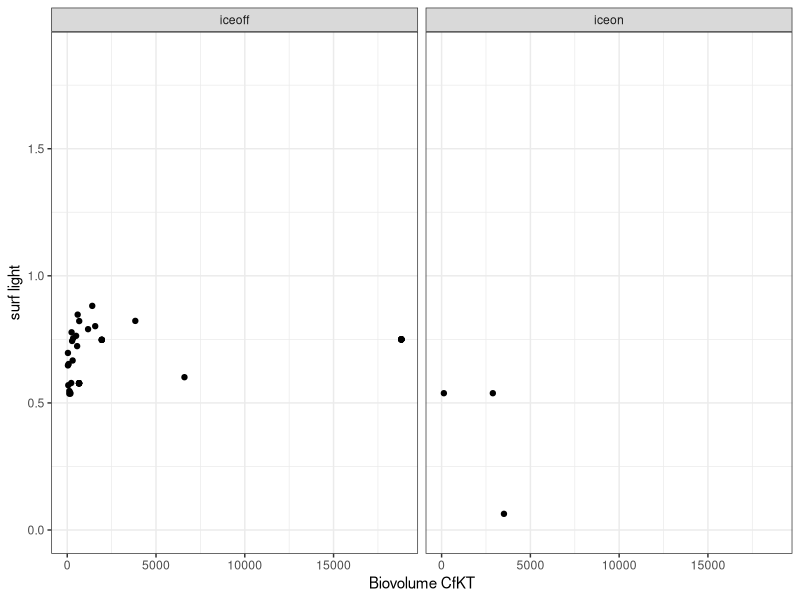
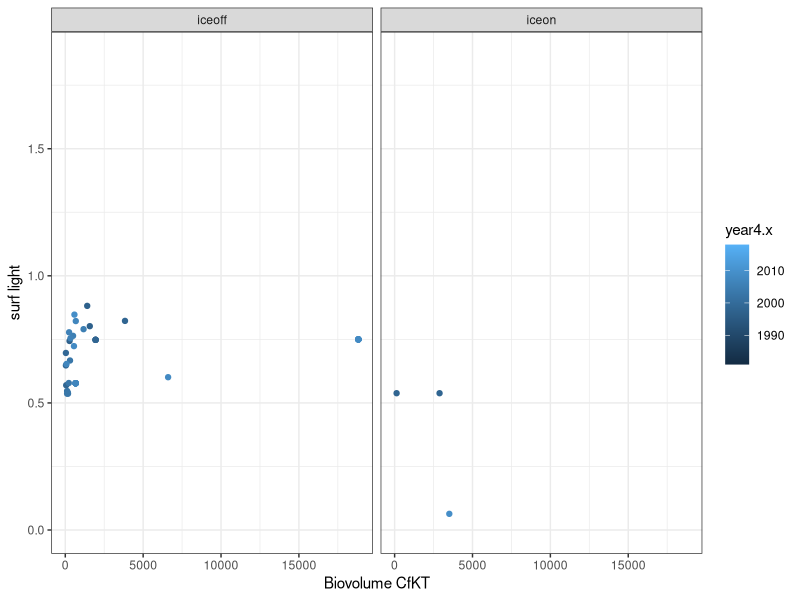
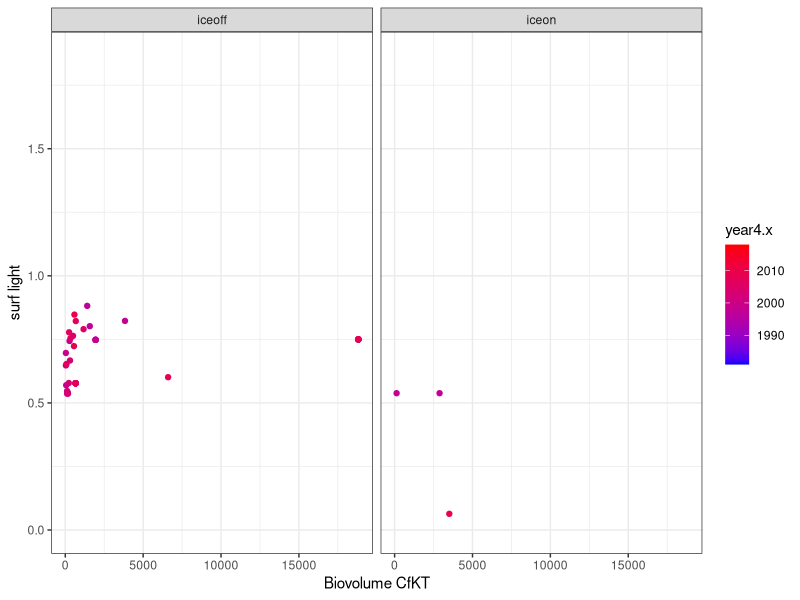
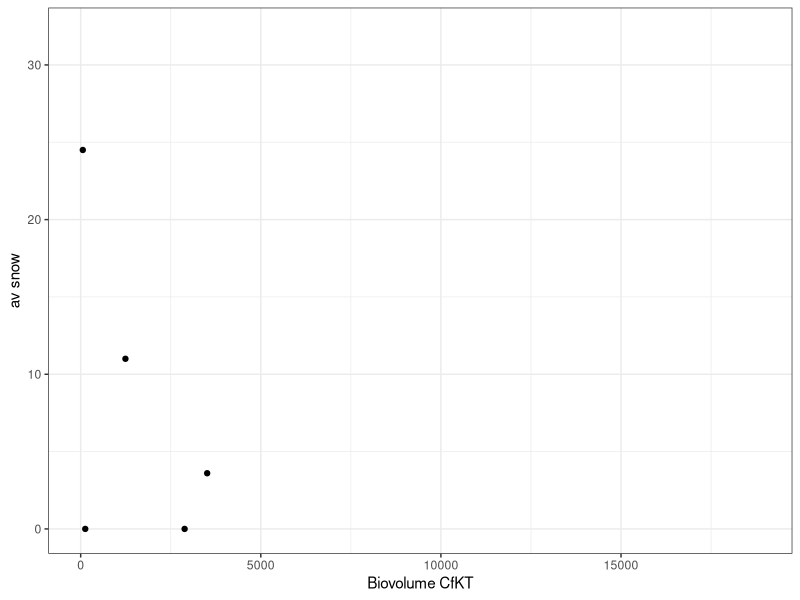
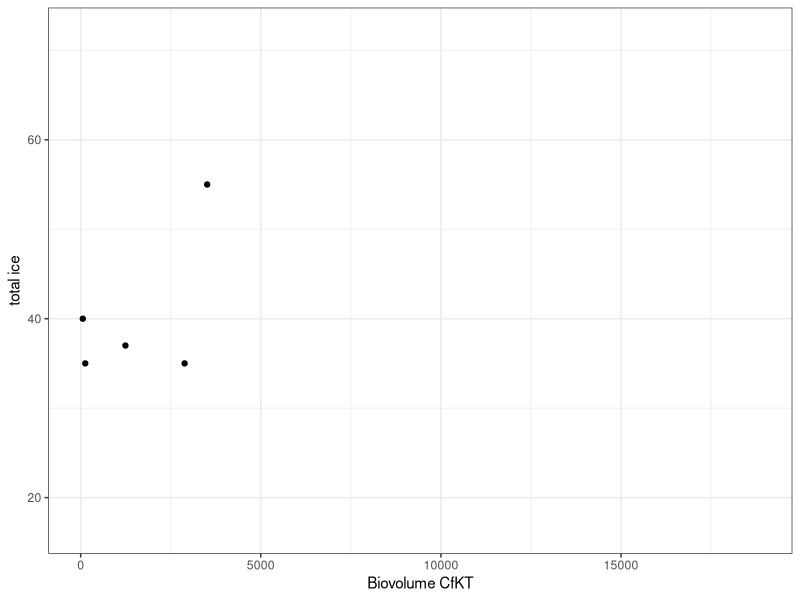
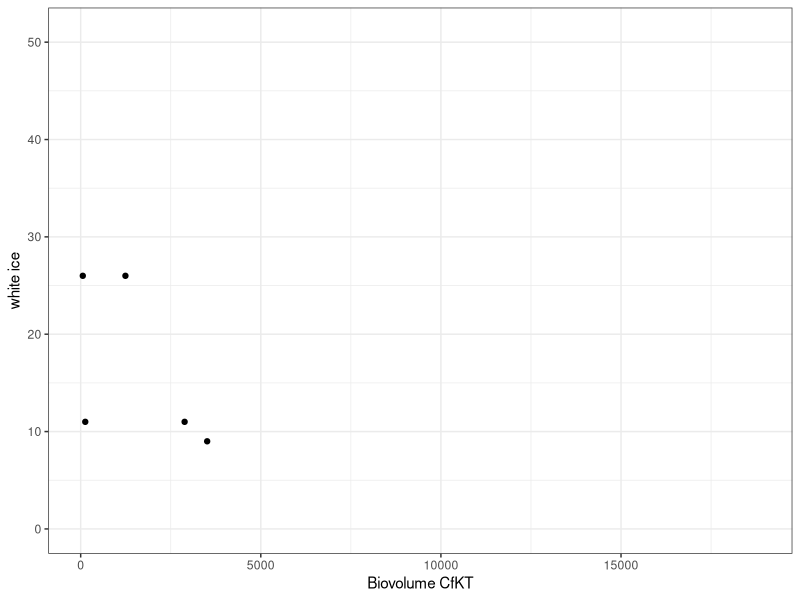
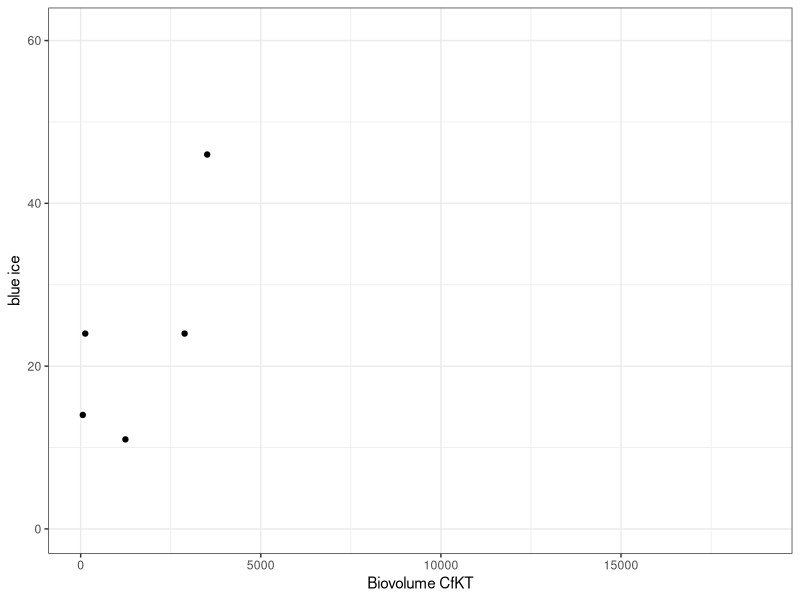
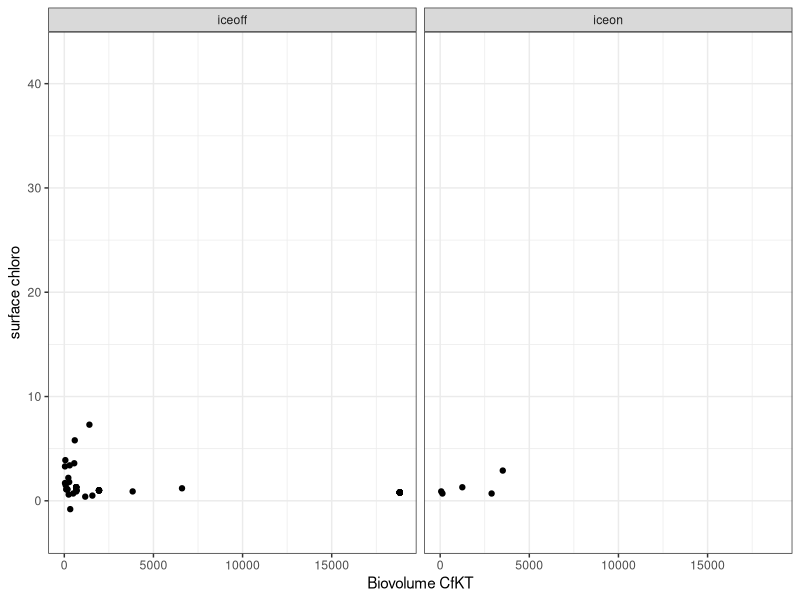

These figures' R source, in order:
library(tidyverse)
library(lubridate)
library(ggplot2)

#method to color max point through out? or date?

CfKTatzero2 <- read_csv('CfKTatzero.csv')
lte_lite <- read_csv('lte_lite.csv',
                     col_types = cols(sampledate = col_date(format = "%m/%d/%Y")))

bothchloro<- read_csv('fullchloro.csv')


CfKT_lte_lite3 <- lte_lite %>%
  right_join(CfKTatzero2, by= c('sampledate'))
write.csv(CfKT_lte_lite3, 'CfKT_lte_lite3.csv')

CfKT_lte_lite3_chloro <-CfKT_lte_lite3 %>%
  right_join(bothchloro, by= c('sampledate'))
write.csv(CfKT_lte_lite3_chloro, 'CfKT_lte_lite3_chloro.csv')


CfKTl3light <- ggplot(CfKT_lte_lite3_chloro, aes(x= CellBioVol, y=surflite))+geom_point()+
  facet_wrap('group')+
  labs(x = "Biovolume CfKT",
       y = "surf light")+
  theme_bw()
CfKTl3light
ggsave(plot=CfKTl3light,filename='CfKTsurflight.png',height = 18, width =16, units = 'in')

CfKTl3light2 <- ggplot(CfKT_lte_lite3_chloro, aes(x= CellBioVol, y=surflite, color=year4.x ))+geom_point()+
  facet_wrap('group')+
  labs(x = "Biovolume CfKT",
       y = "surf light")+
  theme_bw()
CfKTl3light2
CfKTl3light2 +scale_color_gradient(low="blue", high="red")
ggsave(plot=CfKTl3light2,filename='CfKTsurflight2.png',height = 18, width =16, units = 'in')




CfKTl3snow <- ggplot(CfKT_lte_lite3_chloro, aes(x= CellBioVol, y=avsnow))+geom_point()+
  labs(x = "Biovolume CfKT",
       y = "av snow")+
  theme_bw()
CfKTl3snow
ggsave(plot=CfKTl3snow,filename='CfKTavsnow.png',height = 18, width =16, units = 'in')

CfKTl3tice <- ggplot(CfKT_lte_lite3_chloro, aes(x= CellBioVol, y=totice))+geom_point()+
  labs(x = "Biovolume CfKT",
       y = "total ice")+
  theme_bw()
CfKTl3tice
ggsave(plot=CfKTl3tice,filename='CfKTtotalice.png',height = 18, width =16, units = 'in')

CfKTl3whiteice <- ggplot(CfKT_lte_lite3_chloro, aes(x= CellBioVol, y=whiteice))+geom_point()+
  labs(x = "Biovolume CfKT",
       y = "white ice")+
  theme_bw()
CfKTl3whiteice
ggsave(plot=CfKTl3whiteice,filename='CfKTwhiteice.png',height = 18, width =16, units = 'in')


CfKTl3blueice <- ggplot(CfKT_lte_lite3_chloro, aes(x= CellBioVol, y=blueice))+geom_point()+
  labs(x = "Biovolume CfKT",
       y = "blue ice")+
  theme_bw()
CfKTl3blueice
ggsave(plot=CfKTl3blueice,filename='CfKTlueice.png',height = 18, width =16, units = 'in')

CfKTl3surfchloro <-  ggplot(CfKT_lte_lite3_chloro, aes(x= CellBioVol, y=surfchlor))+geom_point()+
  facet_wrap('group')+
  labs(x = "Biovolume CfKT",
       y = "surface chloro")+
  theme_bw()
CfKTl3surfchloro
ggsave(plot=CfKTl3surfchloro,filename='CfKTsurfchloro.png',height = 18, width =16, units = 'in')

CfKTl3wtemp <-  ggplot(CfKT_lte_lite3_chloro, aes(x= CellBioVol, y=wtemp))+geom_point()+
  facet_wrap('group')+
  labs(x = "Biovolume CfKT",
       y = "int wtemp")+
  theme_bw()
CfKTl3wtemp
ggsave(plot=CfKTl3wtemp,filename='CfKTintwtemp.png',height = 18, width =16, units = 'in')


CfKTl3chloro <-  ggplot(CfKT_lte_lite3_chloro, aes(x= CellBioVol, y=chlor))+geom_point()+
  facet_wrap('group')+
  labs(x = "Biovolume CfKT",
       y = "int chloro")+
  theme_bw()
CfKTl3chloro
ggsave(plot=CfKTl3chloro,filename='CfKTintchloro.png',height = 18, width =16, units = 'in')


CfKTl3o2 <-  ggplot(CfKT_lte_lite3_chloro, aes(x= CellBioVol, y=o2))+geom_point()+
  facet_wrap('group')+
  labs(x = "Biovolume CfKT",
       y = "int o2")+
  theme_bw()
CfKTl3o2
ggsave(plot=CfKTl3o2,filename='CfKTinto2.png',height = 18, width =16, units = 'in')

CfKTl3o2sat <-  ggplot(CfKT_lte_lite3_chloro, aes(x= CellBioVol, y=o2sat))+geom_point()+
  facet_wrap('group')+
  labs(x = "Biovolume CfKT",
       y = "int o2 sat")+
  theme_bw()
CfKTl3o2sat
ggsave(plot=CfKTl3o2sat,filename='CfKTinto2sat.png',height = 18, width =16, units = 'in')

CfKTl3cond <-  ggplot(CfKT_lte_lite3_chloro, aes(x= CellBioVol, y=cond))+geom_point()+
  facet_wrap('group')+
  labs(x = "Biovolume CfKT",
       y = "int cond")+
  theme_bw()
CfKTl3cond
ggsave(plot=CfKTl3cond,filename='CfKTintcond.png',height = 18, width =16, units = 'in')

CfKTl3doc.y <-  ggplot(CfKT_lte_lite3_chloro, aes(x= CellBioVol, y=doc.y))+geom_point()+
  facet_wrap('group')+
  labs(x = "Biovolume CfKT",
       y = "int doc")+
  theme_bw()
CfKTl3doc.y
ggsave(plot=CfKTl3doc.y,filename='CfKTintdoc.png',height = 18, width =16, units = 'in')

CfKTl3ph.y <-  ggplot(CfKT_lte_lite3_chloro, aes(x= CellBioVol, y=ph.y))+geom_point()+
  facet_wrap('group')+
  labs(x = "Biovolume CfKT",
       y = "int ph")+
  theme_bw()
CfKTl3ph.y
ggsave(plot=CfKTl3ph.y,filename='CfKTintph.png',height = 18, width =16, units = 'in')


#### tool to graph all the graphs next to eahother~~~~ and then want like types of graphs across 


library("cowplot")
CfKTl3_all <- plot_grid(CfKTl3snow, CfKTl3tice, CfKTl3whiteice, CfKTl3blueice, CfKTl3ph.y, CfKTl3doc.y, CfKTl3light, CfKTl3surfchloro,
                        CfKTl3chloro, CfKTl3wtemp, CfKTl3o2,CfKTl3o2sat,
                       labels = c("A", "B", "C", "D", "E", "F", "G", "H", "I", "J", "K", "L"),
                       ncol = 4, nrow = 3)
ggsave(plot=CfKTl3_all,filename='CfKTl3_all.png',height = 40, width =49, units = 'in')
CfKTl3_all


